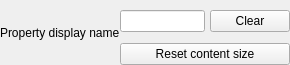
<?xml version="1.0" encoding="UTF-8"?>
<ui version="4.0">
 <class>InspectorTexture</class>
 <widget class="QWidget" name="InspectorTexture">
  <property name="geometry">
   <rect>
    <x>0</x>
    <y>0</y>
    <width>290</width>
    <height>65</height>
   </rect>
  </property>
  <property name="windowTitle">
   <string>Form</string>
  </property>
  <layout class="QHBoxLayout" name="horizontalLayout">
   <property name="spacing">
    <number>0</number>
   </property>
   <property name="leftMargin">
    <number>0</number>
   </property>
   <property name="topMargin">
    <number>0</number>
   </property>
   <property name="rightMargin">
    <number>0</number>
   </property>
   <property name="bottomMargin">
    <number>0</number>
   </property>
   <item>
    <widget class="QLabel" name="propertyDisplayName">
     <property name="sizePolicy">
      <sizepolicy hsizetype="Preferred" vsizetype="Preferred">
       <horstretch>1</horstretch>
       <verstretch>0</verstretch>
      </sizepolicy>
     </property>
     <property name="text">
      <string>Property display name</string>
     </property>
    </widget>
   </item>
   <item>
    <widget class="QWidget" name="widget_2" native="true">
     <property name="sizePolicy">
      <sizepolicy hsizetype="Preferred" vsizetype="Preferred">
       <horstretch>2</horstretch>
       <verstretch>0</verstretch>
      </sizepolicy>
     </property>
     <layout class="QVBoxLayout" name="verticalLayout">
      <property name="spacing">
       <number>0</number>
      </property>
      <property name="leftMargin">
       <number>0</number>
      </property>
      <property name="topMargin">
       <number>0</number>
      </property>
      <property name="rightMargin">
       <number>0</number>
      </property>
      <property name="bottomMargin">
       <number>0</number>
      </property>
      <item>
       <widget class="QWidget" name="widget" native="true">
        <property name="sizePolicy">
         <sizepolicy hsizetype="Preferred" vsizetype="Preferred">
          <horstretch>2</horstretch>
          <verstretch>0</verstretch>
         </sizepolicy>
        </property>
        <layout class="QHBoxLayout" name="horizontalLayout_2">
         <property name="spacing">
          <number>5</number>
         </property>
         <property name="leftMargin">
          <number>0</number>
         </property>
         <property name="topMargin">
          <number>0</number>
         </property>
         <property name="rightMargin">
          <number>0</number>
         </property>
         <property name="bottomMargin">
          <number>0</number>
         </property>
         <item>
          <widget class="QLineEdit" name="propertyInput"/>
         </item>
         <item>
          <widget class="QPushButton" name="clearButton">
           <property name="text">
            <string>Clear</string>
           </property>
          </widget>
         </item>
        </layout>
       </widget>
      </item>
      <item>
       <widget class="QPushButton" name="resetSizeButton">
        <property name="text">
         <string>Reset content size</string>
        </property>
       </widget>
      </item>
     </layout>
    </widget>
   </item>
  </layout>
 </widget>
 <resources/>
 <connections/>
</ui>
